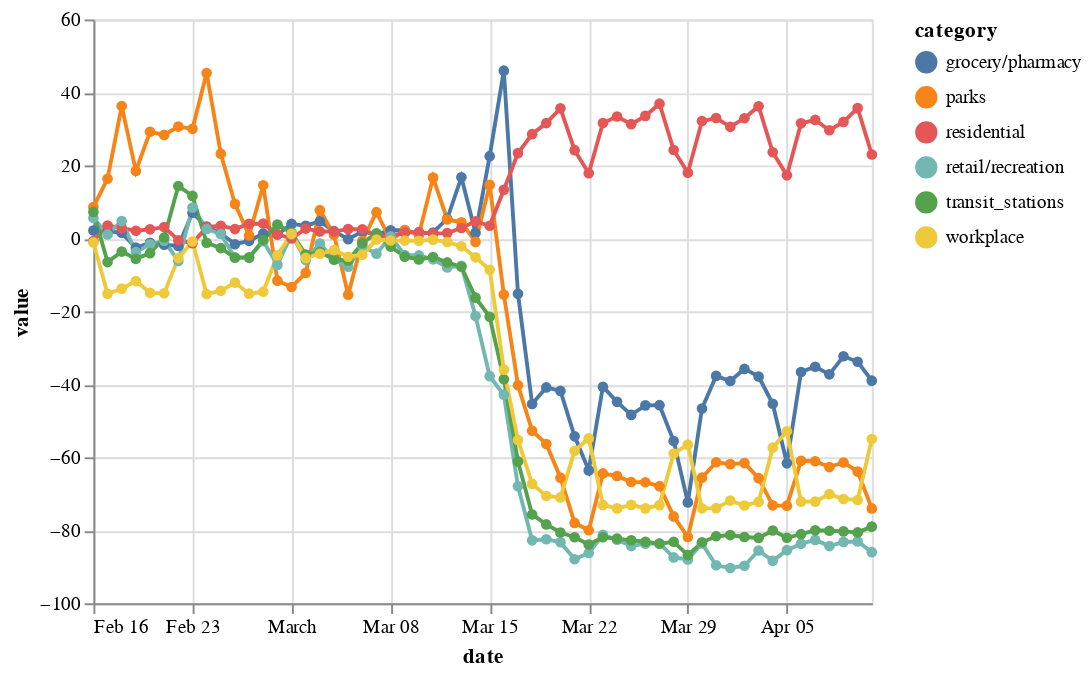

The notebook cell saved with this chart:
### Code cell
fr = df.query('country == "France" and region == "total"')
alt.Chart(fr).mark_line(point=True).encode(x='date:T', y='value', color='category')

### Figure 1 — Vega-Lite specification as saved in the notebook (floating-point values rounded to 4 significant figures; data arrays with more than 128 entries replaced by an {"elided": "..."} marker saying what was removed)
{"config": {"view": {"continuousWidth": 400, "continuousHeight": 300}}, "data": {"name": "data-d71f86b4d4d7fb1bd339d5c6309c860d"}, "mark": {"type": "line", "point": true}, "encoding": {"color": {"type": "nominal", "field": "category"}, "x": {"type": "temporal", "field": "date"}, "y": {"type": "quantitative", "field": "value"}}, "$schema": "https://vega.github.io/schema/vega-lite/v4.8.1.json", "datasets": {"data-d71f86b4d4d7fb1bd339d5c6309c860d": {"elided": "336 records"}}}
